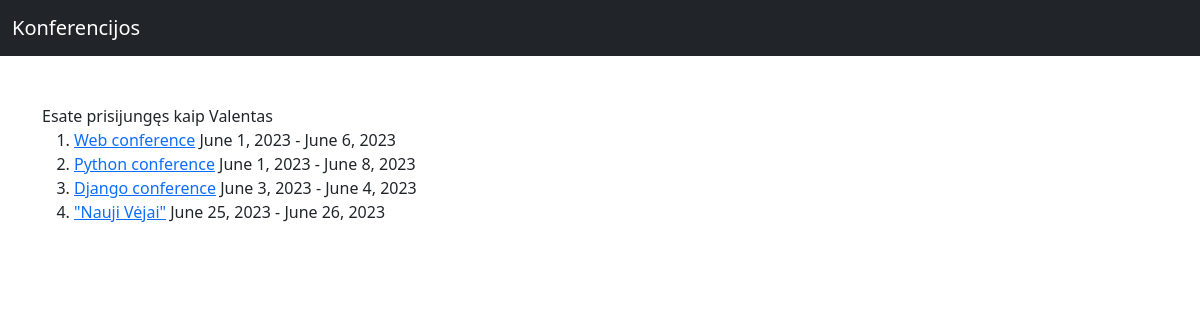
Page /Konferencija/ (signed in) on the committed database.
### Konferencija/models.py (models this page shows, shortened)
class Konferencija(models.Model):
    start_date = models.DateField()
    end_date = models.DateField()
    title = models.CharField(max_length=100)
    picture = models.ImageField( null = True)
    created_at = models.DateTimeField(auto_now_add=True)
    updated_at = models.DateTimeField(auto_now=True) # Kiekvieną kartą atnaujinus bet kurį modelį rodys dabartinę datą.

### Konferencija/views.py (the view)
# urls.py: path("", KonferencijaListView.as_view()),
class KonferencijaListView(ListView): # ListView yra Django biblioteka - klasė kuri viską už mus padaro
    model = Konferencija # nurodom kokį sąrašą jam atvaizduoti pvz Konferencija

### Konferencija/Templates/Konferencija/Konferencija_list.html (shortened to what this page needs)
{% extends "base.html" %}
{% block "content" %}
    <ol>
        {% for Konferencija in object_list %}
        <li>
            <a href="{% url 'conference-detail' Konferencija.id %}">{{ Konferencija.title }}</a>
            {{ Konferencija.start_date }} - {{ Konferencija.end_date}}
        </li>
        {% endfor %}
    </ol>
{% endblock %}

### templates/Base.html (shortened to what this page needs)
<html>
<head>
    <link href="https://cdn.jsdelivr.net/npm/bootstrap@5.2.3/dist/css/bootstrap.min.css" rel="stylesheet">
</head>
<body>
    <nav class="navbar navbar-dark bg-dark">
      <div class="container-fluid">
        <a class="navbar-brand" href="#">Konferencijos</a>
      </div>
    </nav>
    <div class="container py-5">
        {% if user.is_authenticated %}
        Esate prisijungęs kaip {{ user.username }}
        {% else %}
            <a href="{% url 'login' %}">Prisijunkite</a>
        {% endif %}
        {% block "content" %}
        {% endblock %}
    </div>
</body>
</html>

### rows in the picture
Konferencija: title "Web conference", start_date "June 1, 2023", end_date "June 6, 2023"
Konferencija: title "Python conference", start_date "June 1, 2023", end_date "June 8, 2023"
Konferencija: title "Django conference", start_date "June 3, 2023", end_date "June 4, 2023"
Konferencija: title "\"Nauji Vėjai\"", start_date "June 25, 2023", end_date "June 26, 2023"

### other values in the picture
{{ user.username }} "Valentas"
